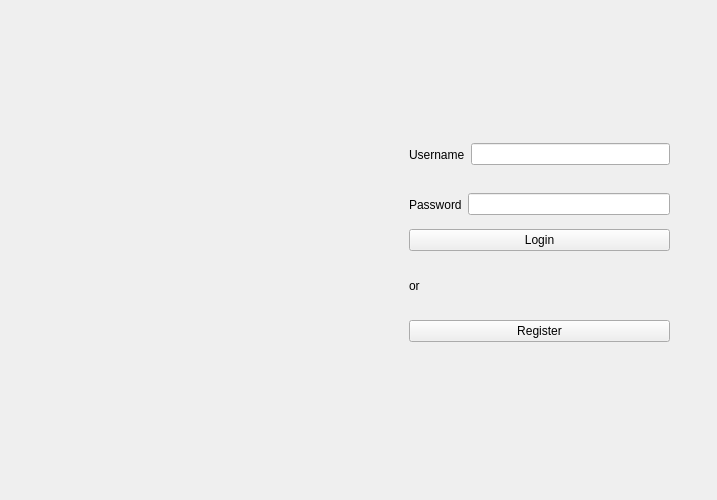
<?xml version="1.0" encoding="UTF-8"?>
<ui version="4.0">
 <class>MainWindow</class>
 <widget class="QMainWindow" name="MainWindow">
  <property name="geometry">
   <rect>
    <x>0</x>
    <y>0</y>
    <width>717</width>
    <height>500</height>
   </rect>
  </property>
  <property name="windowTitle">
   <string>BeretPass</string>
  </property>
  <widget class="QWidget" name="centralWidget">
   <layout class="QHBoxLayout" name="horizontalLayout">
    <item>
     <widget class="QStackedWidget" name="stackedWidget">
      <property name="currentIndex">
       <number>0</number>
      </property>
      <widget class="QWidget" name="loginPage1">
       <widget class="QWidget" name="horizontalLayoutWidget">
        <property name="geometry">
         <rect>
          <x>400</x>
          <y>120</y>
          <width>261</width>
          <height>51</height>
         </rect>
        </property>
        <layout class="QHBoxLayout" name="Username">
         <item>
          <widget class="QLabel" name="labelUsername">
           <property name="text">
            <string>Username</string>
           </property>
          </widget>
         </item>
         <item>
          <widget class="QLineEdit" name="inputUsername">
           <property name="text">
            <string/>
           </property>
          </widget>
         </item>
        </layout>
       </widget>
       <widget class="QWidget" name="horizontalLayoutWidget_2">
        <property name="geometry">
         <rect>
          <x>400</x>
          <y>170</y>
          <width>261</width>
          <height>51</height>
         </rect>
        </property>
        <layout class="QHBoxLayout" name="Password">
         <item>
          <widget class="QLabel" name="labelPassword">
           <property name="text">
            <string>Password</string>
           </property>
          </widget>
         </item>
         <item>
          <widget class="QLineEdit" name="inputPassword">
           <property name="echoMode">
            <enum>QLineEdit::Password</enum>
           </property>
          </widget>
         </item>
        </layout>
       </widget>
       <widget class="QWidget" name="horizontalLayoutWidget_3">
        <property name="geometry">
         <rect>
          <x>400</x>
          <y>220</y>
          <width>261</width>
          <height>113</height>
         </rect>
        </property>
        <layout class="QVBoxLayout" name="ActionsButtons">
         <item>
          <widget class="QPushButton" name="Login">
           <property name="text">
            <string>Login</string>
           </property>
          </widget>
         </item>
         <item>
          <widget class="QLabel" name="or_label">
           <property name="text">
            <string>or</string>
           </property>
          </widget>
         </item>
         <item>
          <widget class="QPushButton" name="Register">
           <property name="text">
            <string>Register</string>
           </property>
          </widget>
         </item>
        </layout>
       </widget>
       <widget class="QLabel" name="label_pic">
        <property name="geometry">
         <rect>
          <x>100</x>
          <y>110</y>
          <width>271</width>
          <height>221</height>
         </rect>
        </property>
        <property name="text">
         <string/>
        </property>
        <property name="pixmap">
         <pixmap>:/img/img/BeretPassLogo.png</pixmap>
        </property>
       </widget>
       <widget class="QLabel" name="info_db">
        <property name="geometry">
         <rect>
          <x>0</x>
          <y>410</y>
          <width>111</width>
          <height>101</height>
         </rect>
        </property>
        <property name="font">
         <font>
          <weight>75</weight>
          <bold>true</bold>
         </font>
        </property>
        <property name="text">
         <string/>
        </property>
       </widget>
      </widget>
      <widget class="QWidget" name="passWordListPage2">
       <layout class="QHBoxLayout" name="mainLayout">
        <item>
         <widget class="QSplitter" name="splitter">
          <property name="orientation">
           <enum>Qt::Horizontal</enum>
          </property>
          <widget class="QWidget" name="passwordsColumn">
           <layout class="QVBoxLayout" name="passwordsLayout">
            <item>
             <widget class="QLabel" name="passwordsLabel">
              <property name="text">
               <string>Passwords</string>
              </property>
             </widget>
            </item>
            <item>
             <widget class="QListWidget" name="passwordsList"/>
            </item>
           </layout>
          </widget>
          <widget class="QWidget" name="addItemColumn">
           <layout class="QFormLayout" name="addItemLayout">
            <item row="0" column="0">
             <widget class="QLabel" name="titleAddItemLabel">
              <property name="text">
               <string>Title</string>
              </property>
             </widget>
            </item>
            <item row="0" column="1">
             <widget class="QLineEdit" name="titleAddItemInput"/>
            </item>
            <item row="1" column="0">
             <widget class="QLabel" name="usernameAddItemLabel">
              <property name="text">
               <string>Username</string>
              </property>
             </widget>
            </item>
            <item row="1" column="1">
             <widget class="QLineEdit" name="usernameAddItemInput"/>
            </item>
            <item row="2" column="0">
             <widget class="QLabel" name="passwordAddItemLabel">
              <property name="text">
               <string>Password</string>
              </property>
             </widget>
            </item>
            <item row="2" column="1">
             <widget class="QLineEdit" name="passwordAddItemInput">
              <property name="echoMode">
               <enum>QLineEdit::Password</enum>
              </property>
             </widget>
            </item>
            <item row="3" column="0">
             <widget class="QPushButton" name="AddItem">
              <property name="text">
               <string>Save</string>
              </property>
             </widget>
            </item>
            <item row="3" column="1">
             <widget class="QPushButton" name="passwordGenerator">
              <property name="text">
               <string>Generate a password</string>
              </property>
             </widget>
            </item>
            <item row="4" column="0">
             <widget class="QLabel" name="generatedPassword">
              <property name="text">
               <string/>
              </property>
             </widget>
            </item>
            <item row="4" column="1">
             <widget class="QPushButton" name="copyPassword">
              <property name="text">
               <string>Copy</string>
              </property>
             </widget>
            </item>
            <item row="5" column="0">
             <widget class="QLabel" name="loggedAs">
              <property name="text">
               <string/>
              </property>
             </widget>
            </item>
           </layout>
          </widget>
         </widget>
        </item>
       </layout>
      </widget>
      <widget class="QWidget" name="registerPage3">
       <widget class="QGroupBox" name="groupBox">
        <property name="geometry">
         <rect>
          <x>120</x>
          <y>110</y>
          <width>481</width>
          <height>311</height>
         </rect>
        </property>
        <property name="title">
         <string>Register</string>
        </property>
        <widget class="QWidget" name="horizontalLayoutWidget_5">
         <property name="geometry">
          <rect>
           <x>110</x>
           <y>80</y>
           <width>261</width>
           <height>51</height>
          </rect>
         </property>
         <layout class="QHBoxLayout" name="registerUsername_2">
          <item>
           <widget class="QLabel" name="labelUsername_2">
            <property name="text">
             <string>Username</string>
            </property>
           </widget>
          </item>
          <item>
           <widget class="QLineEdit" name="inputUsername_2">
            <property name="text">
             <string/>
            </property>
           </widget>
          </item>
         </layout>
        </widget>
        <widget class="QWidget" name="horizontalLayoutWidget_4">
         <property name="geometry">
          <rect>
           <x>110</x>
           <y>150</y>
           <width>261</width>
           <height>51</height>
          </rect>
         </property>
         <layout class="QHBoxLayout" name="registerPassword_2">
          <item>
           <widget class="QLabel" name="labelPassword_2">
            <property name="text">
             <string>Password</string>
            </property>
           </widget>
          </item>
          <item>
           <widget class="QLineEdit" name="inputPassword_2">
            <property name="echoMode">
             <enum>QLineEdit::Password</enum>
            </property>
           </widget>
          </item>
         </layout>
        </widget>
        <widget class="QPushButton" name="signUp">
         <property name="geometry">
          <rect>
           <x>110</x>
           <y>220</y>
           <width>261</width>
           <height>40</height>
          </rect>
         </property>
         <property name="text">
          <string>Sign up</string>
         </property>
        </widget>
       </widget>
       <widget class="QPushButton" name="pushButton">
        <property name="geometry">
         <rect>
          <x>0</x>
          <y>10</y>
          <width>90</width>
          <height>30</height>
         </rect>
        </property>
        <property name="text">
         <string>Cancel</string>
        </property>
       </widget>
      </widget>
      <widget class="QWidget" name="itemDetail">
         <layout class="QFormLayout" name="formLayout">
            <item row="0" column="0">
             <widget class="QLabel" name="titleItemDetailLabel">
            <property name="text">
             <string>Title</string>
            </property>
             </widget>
            </item>
            <item row="0" column="1">
             <widget class="QLineEdit" name="titleItemDetailInput"/>
            </item>
            <item row="1" column="0">
             <widget class="QLabel" name="usernameItemDetailLabel">
            <property name="text">
             <string>Username</string>
            </property>
             </widget>
            </item>
            <item row="1" column="1">
             <widget class="QLineEdit" name="usernameItemDetailInput"/>
            </item>
            <item row="2" column="0">
             <widget class="QLabel" name="passwordItemDetailLabel">
            <property name="text">
             <string>Password</string>
            </property>
             </widget>
            </item>
            <item row="2" column="1">
             <widget class="QLineEdit" name="passwordItemDetailInput">
            <property name="echoMode">
             <enum>QLineEdit::Password</enum>
            </property>
             </widget>
            </item>
            <item row="3" column="0">
             <widget class="QPushButton" name="DeleteItemDetail">
            <property name="text">
             <string>Delete</string>
            </property>
             </widget>
            </item>
            <item row="3" column="1">
             <widget class="QPushButton" name="SaveItemDetail">
            <property name="text">
             <string>Save</string>
            </property>
             </widget>
            </item>
            <item row="4" column="0">
             <widget class="QPushButton" name="CancelItemDetail">
            <property name="text">
               <string>Cancel</string>
            </property>
               </widget>
            </item>
            <item row="4" column="1">
             <widget class="QLabel" name="oldTitleHiddenField">
             <property name="visible">
               <bool>false</bool>
               </property>
            </widget>
            </item>
            <item row="5" column="0">
             <widget class="QLabel" name="oldUsernameHiddenField">
             <property name="visible">
               <bool>false</bool>
            </property>
            </widget>
            </item>
            <item row="5" column="1">
             <widget class="QLabel" name="oldPasswordHiddenField">
             <property name="visible">
               <bool>false</bool>
               </property>
               </widget>
            </item>
         </layout>
        </widget>
     </widget>
    </item>
   </layout>
  </widget>
 </widget>
 <resources/>
 <connections/>
</ui>
